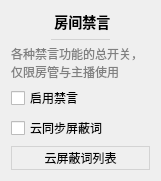
           <widget class="QWidget" name="danmakuBlockSettingsCard" native="true">
            <property name="geometry">
             <rect>
              <x>10</x>
              <y>150</y>
              <width>161</width>
              <height>181</height>
             </rect>
            </property>
            <property name="styleSheet">
             <string notr="true">#danmakuBlockSettingsCard
{
	background: #f7f7ff;
	border: none;
	border-radius: 5px;
}</string>
            </property>
            <layout class="QVBoxLayout" name="verticalLayout_31">
             <item>
              <widget class="QLabel" name="label_17">
               <property name="sizePolicy">
                <sizepolicy hsizetype="Preferred" vsizetype="Fixed">
                 <horstretch>0</horstretch>
                 <verstretch>0</verstretch>
                </sizepolicy>
               </property>
               <property name="styleSheet">
                <string notr="true">font-size: 14px;
font-weight: 500;</string>
               </property>
               <property name="text">
                <string> 房间禁言</string>
               </property>
               <property name="alignment">
                <set>Qt::AlignCenter</set>
               </property>
              </widget>
             </item>
             <item>
              <widget class="QWidget" name="widget_16" native="true">
               <property name="minimumSize">
                <size>
                 <width>0</width>
                 <height>1</height>
                </size>
               </property>
               <property name="maximumSize">
                <size>
                 <width>16777215</width>
                 <height>1</height>
                </size>
               </property>
               <property name="styleSheet">
                <string notr="true">background: lightgray;
margin: 40px;</string>
               </property>
              </widget>
             </item>
             <item>
              <widget class="QLabel" name="label_18">
               <property name="styleSheet">
                <string notr="true">color: gray;</string>
               </property>
               <property name="text">
                <string>各种禁言功能的总开关，仅限房管与主播使用</string>
               </property>
               <property name="wordWrap">
                <bool>true</bool>
               </property>
              </widget>
             </item>
             <item>
              <widget class="QCheckBox" name="enableBlockCheck">
               <property name="cursor">
                <cursorShape>PointingHandCursor</cursorShape>
               </property>
               <property name="toolTip">
                <string>&lt;html&gt;&lt;head/&gt;&lt;body&gt;&lt;p&gt;在实时弹幕的菜单中添加拉黑&lt;/p&gt;&lt;p&gt;只有房管/主播才有黑名单权限&lt;/p&gt;&lt;/body&gt;&lt;/html&gt;</string>
               </property>
               <property name="text">
                <string>启用禁言</string>
               </property>
              </widget>
             </item>
             <item>
              <widget class="QCheckBox" name="syncShieldKeywordCheck">
               <property name="cursor">
                <cursorShape>PointingHandCursor</cursorShape>
               </property>
               <property name="toolTip">
                <string>&lt;html&gt;&lt;head/&gt;&lt;body&gt;&lt;p&gt;自动同步云端的屏蔽词列表，添加到当前直播间&lt;/p&gt;&lt;p&gt;只有主播/房管才有权限操作&lt;/p&gt;&lt;p&gt;可强烈过滤片哥、广告、不雅词汇&lt;/p&gt;&lt;p&gt;开播、重启开关会立刻同步&lt;/p&gt;&lt;/body&gt;&lt;/html&gt;</string>
               </property>
               <property name="text">
                <string>云同步屏蔽词</string>
               </property>
              </widget>
             </item>
             <item>
              <widget class="QPushButton" name="shieldKeywordListButton">
               <property name="enabled">
                <bool>true</bool>
               </property>
               <property name="cursor">
                <cursorShape>PointingHandCursor</cursorShape>
               </property>
               <property name="toolTip">
                <string>查看目前云端的屏蔽词</string>
               </property>
               <property name="styleSheet">
                <string notr="true">QPushButton
{
	background: transparent;
	border: 1px solid lightgray;
	padding: 2px 8px 2px 8px;
}

QPushButton:hover
{
	background: #eeeeee;
}

QPushButton:pressed
{
	background: #cccccc;
}

</string>
               </property>
               <property name="text">
                <string>云屏蔽词列表</string>
               </property>
               <property name="flat">
                <bool>false</bool>
               </property>
              </widget>
             </item>
            </layout>
           </widget>
